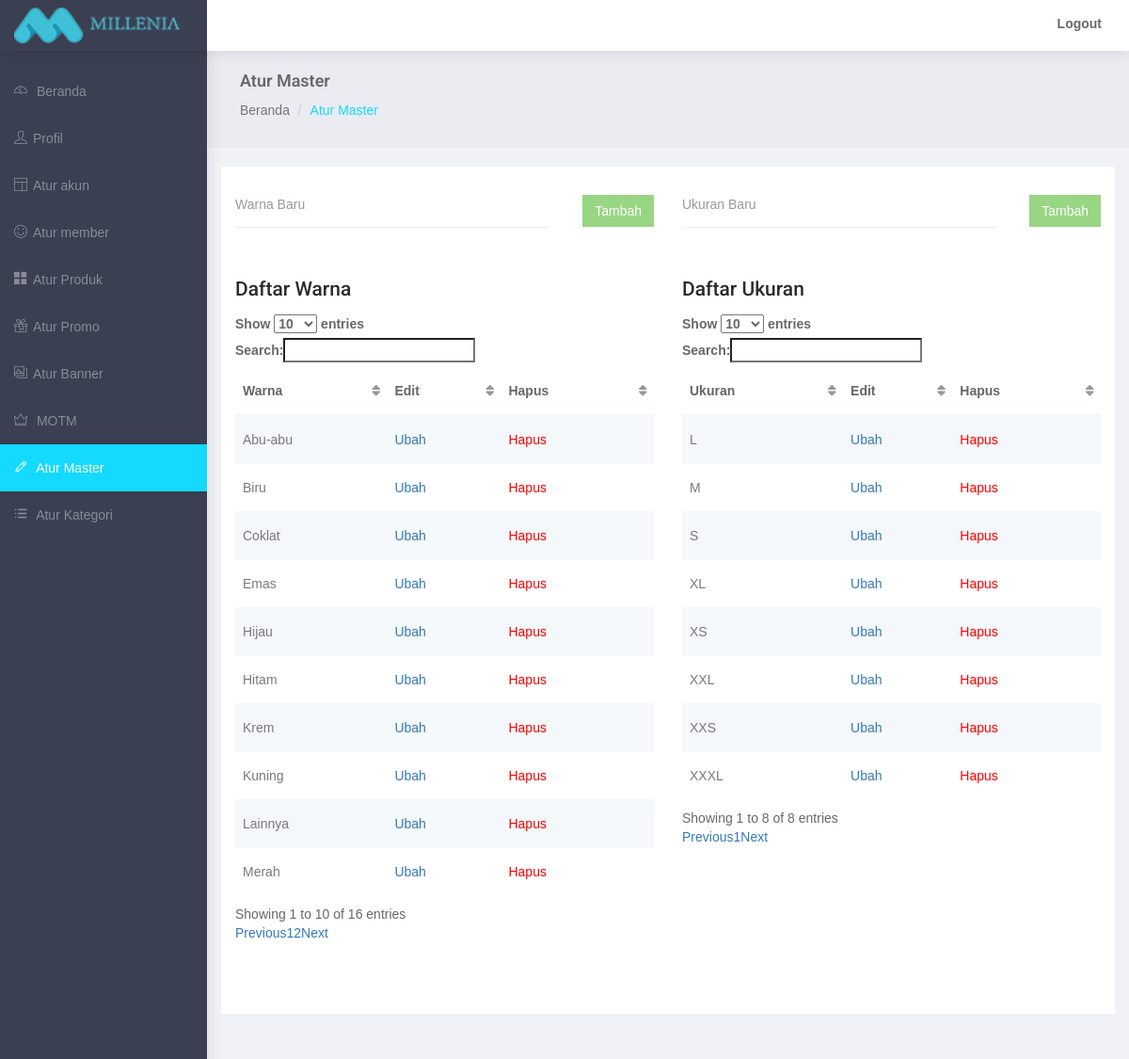
The app's page /admin/manage-master.php (signed in) with its own data.
### tables this page shows
CREATE TABLE `mi_color` (
  `color_id` int(11) NOT NULL,
  `color_name` varchar(50) NOT NULL,
  `color_active` enum('Y','N') NOT NULL DEFAULT 'Y'
);

CREATE TABLE `mi_size` (
  `size_id` int(11) NOT NULL,
  `size_name` varchar(50) NOT NULL,
  `size_active` enum('Y','N') NOT NULL DEFAULT 'Y'
);

### admin/manage-master.php (the view, shortened to what this page needs)
<?php
	require 'includes/connect.php';
?>
<!DOCTYPE html>
<html lang="en">
<head>
</head>
<body>
    <div id="wrapper">
        <div id="page-wrapper">
            <div class="container-fluid">
                <div class="row bg-title">
                    <div class="col-lg-12">
                        <h4 class="page-title">Atur Master</h4>
                        <ol class="breadcrumb">
                            <li><a href="index.php">Beranda</a></li>
                            <li class="active">Atur Master</li>
                        </ol>
                    </div>
                </div>
                <div class="row">
                    <div class="col-md-12 col-lg-12 col-sm-12">
                        <div class="white-box col-lg-6 col-md-6 col-sm-12"  style="min-height: 900px">
                            <form class="form-horizontal form-material" style="margin-bottom: 50px" method="post" action="manage-master.php">
                                <div class="form-group">
                                    <div class="col-md-12">
                                        <input type="text" style="width: 75%" placeholder="Warna Baru" class="form-control form-control-line" name="color" required="yes">
                                        <button class="btn btn-success pull-right" style="margin-top: -35px" type="submit" name="newcolor">Tambah</button>
                                    </div>
                                </div>
                            </form>
                                <h3>Daftar Warna</h3>
                            <div class="table-responsive">
                                <table class="table-striped table">
                                    <thead>
                                        <tr>
                                            <th>Warna</th>
                                            <th>Edit</th>
                                            <th>Hapus</th>
                                        </tr>
                                    </thead>
                                    <tbody>
                                        <?php
                                        $list = mysqli_query($conn, "SELECT * FROM mi_color WHERE color_active='Y'");
                                        while ($row = mysqli_fetch_assoc($list))
                                          {
                                            $id = $row['color_id'];
                                            $name = $row['color_name'];
                                            echo "
                                            <tr>
                                              <td>".$name."</td>
                                              <td><a data-toggle='modal' data-target='#modalEdit' data-id='c".$id."' style='cursor: pointer;' class='edit'>Ubah</a></td>
                                              <td><a data-toggle='modal' data-target='#myModal' data-id='c".$id."' style='color: red;cursor: pointer;' class='hapus'>Hapus</a></td>
                                            </tr>
                                            ";
                                          }
                                        ?>
                                    </tbody>
                                </table>
                            </div>
                        </div>
                        <div class="white-box col-lg-6 col-md-6 col-sm-12"  style="min-height: 900px">
                            <form class="form-horizontal form-material" style="margin-bottom: 50px" method="post" action="manage-master.php">
                                <div class="form-group">
                                    <div class="col-md-12">
                                        <input type="text" style="width: 75%" placeholder="Ukuran Baru" class="form-control form-control-line" name="size" required="yes">
                                        <button class="btn btn-success pull-right" style="margin-top: -35px" type="submit" name="newsize">Tambah</button>
                                    </div>
                                </div>
                            </form>
                                <h3>Daftar Ukuran</h3>
                            <div class="table-responsive">
                                <table class="table-striped table">
                                    <thead>
                                        <tr>
                                            <th>Ukuran</th>
                                            <th>Edit</th>
                                            <th>Hapus</th>
                                        </tr>
                                    </thead>
                                    <tbody>
                                        <?php
                                        $list = mysqli_query($conn, "SELECT * FROM mi_size WHERE size_active = 'Y'");
                                        while ($row = mysqli_fetch_assoc($list))
                                          {
                                            $id = $row['size_id'];
                                            $name = $row['size_name'];
                                            echo "
                                            <tr>
                                              <td>".$name."</td>
                                              <td><a data-toggle='modal' data-target='#modalEdit' data-id='s".$id."' style='cursor: pointer;' class='edit'>Ubah</a></td>
                                              <td><a data-toggle='modal' data-target='#myModal' data-id='s".$id."' style='color: red;cursor: pointer;' class='hapus'>Hapus</a></td>
                                            </tr>
                                            ";
                                          }
                                        ?>
                                    </tbody>
                                </table>
                            </div>
                        </div>
                    </div>
                </div>
            </div>
        </div>
    </div>
</body>
</html>

### admin/css/style2.css (style rules this page uses)
* { box-sizing: border-box; -moz-box-sizing: border-box; -webkit-box-sizing: border-box; font-family: arial; }
body { background: #bdc3c7; }
.form-group { position: relative; margin-bottom: 15px; }
.form-control { width: 100%; height: 50px; border: none; padding: 5px 7px 5px 15px; background: #fff; color: #666; border: 2px solid #ddd; -moz-border-radius: 4px; -webkit-border-radius: 4px; border-radius: 4px; }

### records on screen
mi_color: color_name "Merah"
mi_color: color_name "Kuning"
mi_color: color_name "Hijau"
mi_color: color_name "Biru"
mi_color: color_name "Hitam"
mi_color: color_name "Abu-abu"
mi_color: color_name "Krem"
mi_color: color_name "Coklat"
mi_color: color_name "Emas"
mi_color: color_name "Lainnya"
mi_size: size_name "XS"
mi_size: size_name "S"
mi_size: size_name "M"
mi_size: size_name "L"
mi_size: size_name "XL"
mi_size: size_name "XXL"
mi_size: size_name "XXXL"
mi_size: size_name "XXS"
